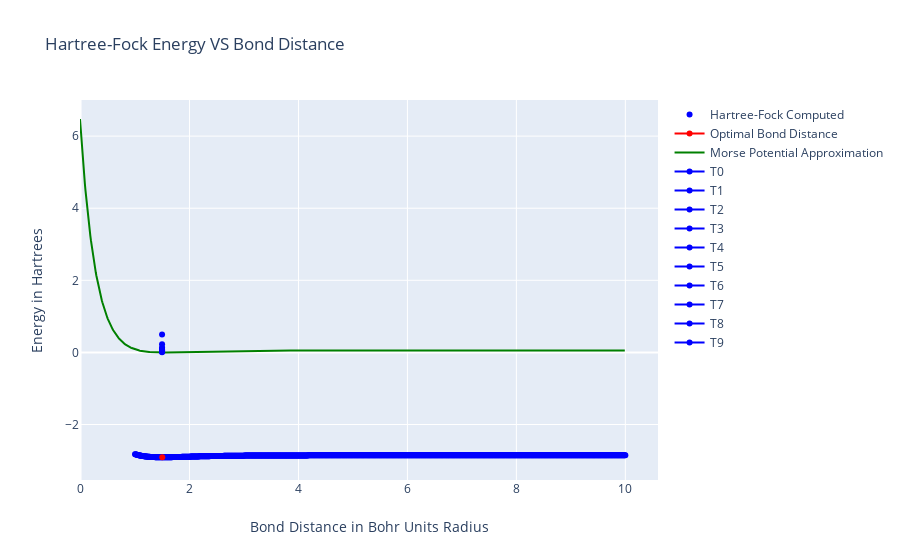

The notebook cell saved with this chart:
### Code cell
#prepare data for use with graphing
dx = .01
steps = 15/dx

figure = {
    "data": [
        #create the Hartree-Fock generated Potential Energy Surface
        {
            "type":"scatter",
            "x":R,
            "y":E,
            "connectgaps":False,
            "mode":"markers", 
            "name":"Hartree-Fock Computed",
            "marker":{"color":"blue"}
        },
    
        #Highlight the minimum energy point in red
        {
            "type":"scatter",
            "x":[optimalR],
            "y":[minE],
            "name":"Optimal Bond Distance",
            "marker":{"color":"red"}
        },
        
        #Create and plot the Morse Potential fit
        {
            "type":"scatter",
            "x":[x*dx for x in range(-1, 1000)],
            "y": [morsePotential(r * dx, popt[0], popt[1], popt[2], popt[3]) - correction for r in range(-1, 1000)], #popt[0], popt[1], popt[2], popt[3]) for r in data] ,
            "connectgaps":False,
            "name":"Morse Potential Approximation",
            "marker":{"color":"green"}
        },
    ],
    
    #Set up the layout of the graph
    "layout":
        {
           "xaxis":{"title":"Bond Distance in Bohr Units Radius"},
           "yaxis":{"title":"Energy in Hartrees"},
            "title":{"text":"Hartree-Fock Energy VS Bond Distance"}
        },    
}

xMin = -40
xMax = 40
steps = 500
dx = (xMax - xMin) / steps
        
for i in range(len(EHO)):

    figure["data"].append(
        {
            "type":"scatter",
            "x":[popt[0]],
            "y":[EHO[i].real],
            "connectgaps":False,
            "name":"T" + str(i),
            "marker":{"color":"blue"}
        }
    )    
    
iplot(figure)

### Figure 1 — Plotly figure (JSON) as saved in the notebook; plotly's stock layout.template omitted (floating-point values rounded to 4 significant figures; data arrays with more than 128 entries replaced by an {"elided": "..."} marker saying what was removed)
{"data": [{"connectgaps": false, "marker": {"color": "blue"}, "mode": "markers", "name": "Hartree-Fock Computed", "type": "scatter", "x": {"elided": "901 float values"}, "y": {"elided": "901 float values"}}, {"marker": {"color": "red"}, "name": "Optimal Bond Distance", "type": "scatter", "x": [1.5], "y": [-2.908]}, {"connectgaps": false, "marker": {"color": "green"}, "name": "Morse Potential Approximation", "type": "scatter", "x": {"elided": "1001 float values"}, "y": {"elided": "1001 float values"}}, {"connectgaps": false, "marker": {"color": "blue"}, "name": "T0", "type": "scatter", "x": [1.496], "y": [0.007405]}, {"connectgaps": false, "marker": {"color": "blue"}, "name": "T1", "type": "scatter", "x": [1.496], "y": [0.02041]}, {"connectgaps": false, "marker": {"color": "blue"}, "name": "T2", "type": "scatter", "x": [1.496], "y": [0.0323]}, {"connectgaps": false, "marker": {"color": "blue"}, "name": "T3", "type": "scatter", "x": [1.496], "y": [0.04428]}, {"connectgaps": false, "marker": {"color": "blue"}, "name": "T4", "type": "scatter", "x": [1.496], "y": [0.05975]}, {"connectgaps": false, "marker": {"color": "blue"}, "name": "T5", "type": "scatter", "x": [1.496], "y": [0.08005]}, {"connectgaps": false, "marker": {"color": "blue"}, "name": "T6", "type": "scatter", "x": [1.496], "y": [0.1013]}, {"connectgaps": false, "marker": {"color": "blue"}, "name": "T7", "type": "scatter", "x": [1.496], "y": [0.1329]}, {"connectgaps": false, "marker": {"color": "blue"}, "name": "T8", "type": "scatter", "x": [1.496], "y": [0.2265]}, {"connectgaps": false, "marker": {"color": "blue"}, "name": "T9", "type": "scatter", "x": [1.496], "y": [0.496]}], "layout": {"title": {"text": "Hartree-Fock Energy VS Bond Distance"}, "xaxis": {"title": {"text": "Bond Distance in Bohr Units Radius"}}, "yaxis": {"title": {"text": "Energy in Hartrees"}}}}
